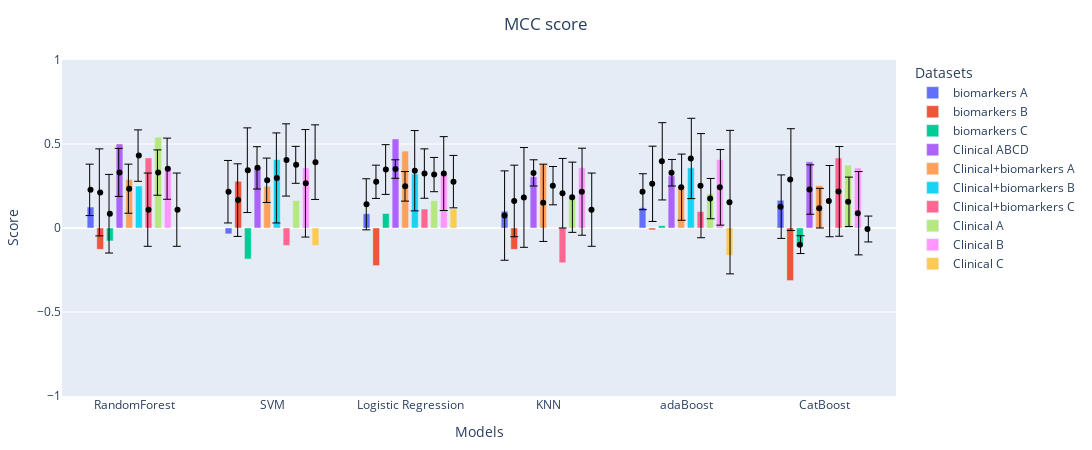
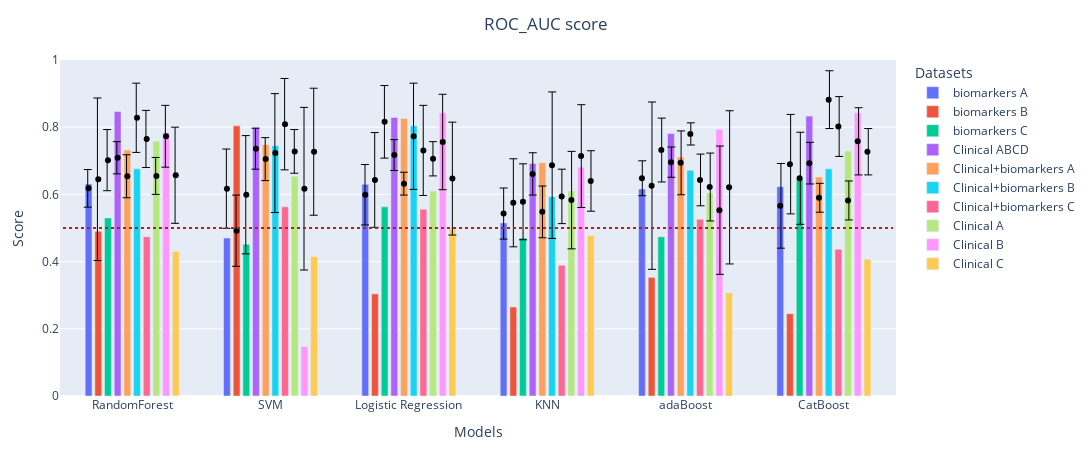

The notebook cell saved with these charts, in order:
### Markdown cell above
#### Metrics on full datasets

### Code cell
# what metric to evaluate
# MCC F1 ROC_AUC
metrics = ['MCC', 'ROC_AUC']

for metric in metrics:
    # list of paths
    paths = [
            '../Optimisation files/Combined target/Biomarkers A/all/',
            '../Optimisation files/Combined target/Biomarkers B/all/',
            '../Optimisation files/Combined target/Biomarkers C/all/',
            '../Optimisation files/Combined target/Clinical ABCD/no_grace/',
            '../Optimisation files/Combined target/Biomarkers + Clinical A/no_grace/',
            '../Optimisation files/Combined target/Biomarkers + Clinical B/no_grace/',
            '../Optimisation files/Combined target/Biomarkers + Clinical C/no_grace/',
            '../Optimisation files/Combined target/Clinical A/no_grace/',
            '../Optimisation files/Combined target/Clinical B/no_grace/',
            '../Optimisation files/Combined target/Clinical C/no_grace/',
            ]

    # create datframe for scores
    datasets = pd.DataFrame(columns=['biomarkers A','biomarkers B','biomarkers C','Clinical ABCD','Clinical+biomarkers A','Clinical+biomarkers B','Clinical+biomarkers C', 'Clinical A','Clinical B','Clinical C'])
    datasets_mean = pd.DataFrame(columns=['biomarkers A','biomarkers B','biomarkers C','Clinical ABCD','Clinical+biomarkers A','Clinical+biomarkers B','Clinical+biomarkers C', 'Clinical A','Clinical B','Clinical C'])
    datasets_std = pd.DataFrame(columns=['biomarkers A','biomarkers B','biomarkers C','Clinical ABCD','Clinical+biomarkers A','Clinical+biomarkers B','Clinical+biomarkers C', 'Clinical A','Clinical B','Clinical C'])

    # get dataframe with with scores of models from different datasets
    for i in range(len(paths)):
        table = pd.read_excel(f'{paths[i]}metrics_table.xlsx', header=[0,1], index_col=[0]) #ensemble: advanced_models_metrics, standart: metrics_table
        datasets[datasets.columns[i]] = list(table.loc[:, ('Scores on the test set', metric)].values.round(3)) 
        if metric == 'MCC':
            datasets_mean[datasets_mean.columns[i]] = list(table.loc[:, ('MCC, train set, cv=5', 'mean')].values.round(3)) 
            datasets_std[datasets_std.columns[i]] = list(table.loc[:, ('MCC, train set, cv=5', 'std')].values.round(3)) 
        if metric == 'ROC_AUC':
            datasets_mean[datasets_mean.columns[i]] = list(table.loc[:, ('ROC_AUC, train set, cv=5', 'mean')].values.round(3)) 
            datasets_std[datasets_std.columns[i]] = list(table.loc[:, ('ROC_AUC, train set, cv=5', 'std')].values.round(3)) 

    # list of models
    # standart models
    models=['RandomForest', 'SVM', 'Logistic Regression', 'KNN', 'adaBoost', 'CatBoost']
    # ensemble models
    # models=['Hard voting', 'Soft voting', 'Stacking', 'Bagging', 'adaBoosting']

    # create the graph
    fig = go.Figure(data=[go.Bar(name=column, x=models, y=datasets[column]) for column in datasets.columns])
        
    # add error whiskers from gridsearchCV
    if True:
        fig.add_traces([go.Box(name=column, x=models, 
                              y=datasets_mean[column], 
                              #  xaxis="x1",  
                              
                              marker=dict(color="black"), 
                              showlegend = False) for column in datasets.columns])
        fig.update_traces(
        selector=dict(type="box"), # update only boxes
        boxpoints="all", # show points
        pointpos=0, # centered
        jitter=0, # no jitter
        line_color="rgba(255,255,255,0)", # hide box lines
        fillcolor="rgba(255,255,255,0)", # hide box fill
        
        )
        fig.update_layout(boxmode="group",)

        fig.add_traces([go.Bar(name=column, x=models, 
                              y=datasets_mean[column], 
                              xaxis="x2",  
                              error_y=dict(type='data',  
                                            array=datasets_std[column], 
                                            color="rgba(0,0,0,1)",
                                            thickness=1), 
                              marker=dict(opacity=0,
                                          #  color="rgba(255,255,255,0)"
                                          ), 
                              showlegend = False) for column in datasets.columns])  
        

    fig.update_xaxes(title='Models')
    # Change the bar mode
    fig.update_layout(barmode='group', 
                      xaxis2={"overlaying": "x", "range": [-0.515, 5.515], "showticklabels": False},
                      bargap=0.30,
                      bargroupgap=0.3,
                      legend=dict(orientation="v", title='Datasets'), 
                      title=dict(text=f'{metric} score', x=0.5,),
                      margin=dict(l=60, r=20, t=60, b=40),)

    fig.update_yaxes(title='Score', range=[-1., 1.0])


    # add dotted line for ROC AUC = 0.5
    if metric == 'ROC_AUC':
        fig.update_yaxes(title='Score', range=[0., 1.0])
        fig.add_shape(type='line',
                        x0=-0.5,
                        y0=0.5,
                        x1=5.5,
                        y1=0.5,
                        line=dict(color='firebrick',  width=2, dash='dot'),
                        xref='x',
                        yref='y')   
    # figure size
    fig.update_layout(
        autosize=False,
        width=1300,
        height=450,) 
    fig.show()
    fig.write_image(f"../Optimisation files/Combined target/Metrics/{metric}_no_grace.pdf", engine="kaleido")

### Figure 1 — Plotly figure (JSON) as saved in the notebook; plotly's stock layout.template omitted (floating-point values rounded to 4 significant figures)
{"data": [{"name": "biomarkers A", "type": "bar", "x": ["RandomForest", "SVM", "Logistic Regression", "KNN", "adaBoost", "CatBoost"], "y": [0.125, -0.035, 0.085, 0.1, 0.12, 0.165]}, {"name": "biomarkers B", "type": "bar", "x": ["RandomForest", "SVM", "Logistic Regression", "KNN", "adaBoost", "CatBoost"], "y": [-0.127, 0.278, -0.224, -0.127, -0.011, -0.313]}, {"name": "biomarkers C", "type": "bar", "x": ["RandomForest", "SVM", "Logistic Regression", "KNN", "adaBoost", "CatBoost"], "y": [-0.077, -0.185, 0.086, 0, 0.014, -0.111]}, {"name": "Clinical ABCD", "type": "bar", "x": ["RandomForest", "SVM", "Logistic Regression", "KNN", "adaBoost", "CatBoost"], "y": [0.5, 0.36, 0.53, 0.305, 0.311, 0.394]}, {"name": "Clinical+biomarkers A", "type": "bar", "x": ["RandomForest", "SVM", "Logistic Regression", "KNN", "adaBoost", "CatBoost"], "y": [0.289, 0.249, 0.458, 0.38, 0.249, 0.252]}, {"name": "Clinical+biomarkers B", "type": "bar", "x": ["RandomForest", "SVM", "Logistic Regression", "KNN", "adaBoost", "CatBoost"], "y": [0.25, 0.407, 0.321, 0, 0.358, 0]}, {"name": "Clinical+biomarkers C", "type": "bar", "x": ["RandomForest", "SVM", "Logistic Regression", "KNN", "adaBoost", "CatBoost"], "y": [0.417, -0.104, 0.113, -0.207, 0.098, 0.417]}, {"name": "Clinical A", "type": "bar", "x": ["RandomForest", "SVM", "Logistic Regression", "KNN", "adaBoost", "CatBoost"], "y": [0.541, 0.163, 0.162, 0.179, 0.204, 0.374]}, {"name": "Clinical B", "type": "bar", "x": ["RandomForest", "SVM", "Logistic Regression", "KNN", "adaBoost", "CatBoost"], "y": [0.358, 0.358, 0.321, 0.359, 0.407, 0.358]}, {"name": "Clinical C", "type": "bar", "x": ["RandomForest", "SVM", "Logistic Regression", "KNN", "adaBoost", "CatBoost"], "y": [0, -0.104, 0.113, 0, -0.163, 0]}, {"boxpoints": "all", "fillcolor": "rgba(255,255,255,0)", "jitter": 0, "line": {"color": "rgba(255,255,255,0)"}, "marker": {"color": "black"}, "name": "biomarkers A", "pointpos": 0, "showlegend": false, "type": "box", "x": ["RandomForest", "SVM", "Logistic Regression", "KNN", "adaBoost", "CatBoost"], "y": [0.227, 0.216, 0.141, 0.074, 0.216, 0.127]}, {"boxpoints": "all", "fillcolor": "rgba(255,255,255,0)", "jitter": 0, "line": {"color": "rgba(255,255,255,0)"}, "marker": {"color": "black"}, "name": "biomarkers B", "pointpos": 0, "showlegend": false, "type": "box", "x": ["RandomForest", "SVM", "Logistic Regression", "KNN", "adaBoost", "CatBoost"], "y": [0.212, 0.166, 0.275, 0.161, 0.263, 0.288]}, {"boxpoints": "all", "fillcolor": "rgba(255,255,255,0)", "jitter": 0, "line": {"color": "rgba(255,255,255,0)"}, "marker": {"color": "black"}, "name": "biomarkers C", "pointpos": 0, "showlegend": false, "type": "box", "x": ["RandomForest", "SVM", "Logistic Regression", "KNN", "adaBoost", "CatBoost"], "y": [0.085, 0.344, 0.348, 0.182, 0.397, -0.099]}, {"boxpoints": "all", "fillcolor": "rgba(255,255,255,0)", "jitter": 0, "line": {"color": "rgba(255,255,255,0)"}, "marker": {"color": "black"}, "name": "Clinical ABCD", "pointpos": 0, "showlegend": false, "type": "box", "x": ["RandomForest", "SVM", "Logistic Regression", "KNN", "adaBoost", "CatBoost"], "y": [0.331, 0.358, 0.351, 0.328, 0.329, 0.229]}, {"boxpoints": "all", "fillcolor": "rgba(255,255,255,0)", "jitter": 0, "line": {"color": "rgba(255,255,255,0)"}, "marker": {"color": "black"}, "name": "Clinical+biomarkers A", "pointpos": 0, "showlegend": false, "type": "box", "x": ["RandomForest", "SVM", "Logistic Regression", "KNN", "adaBoost", "CatBoost"], "y": [0.234, 0.284, 0.248, 0.15, 0.243, 0.118]}, {"boxpoints": "all", "fillcolor": "rgba(255,255,255,0)", "jitter": 0, "line": {"color": "rgba(255,255,255,0)"}, "marker": {"color": "black"}, "name": "Clinical+biomarkers B", "pointpos": 0, "showlegend": false, "type": "box", "x": ["RandomForest", "SVM", "Logistic Regression", "KNN", "adaBoost", "CatBoost"], "y": [0.431, 0.298, 0.341, 0.252, 0.414, 0.16]}, {"boxpoints": "all", "fillcolor": "rgba(255,255,255,0)", "jitter": 0, "line": {"color": "rgba(255,255,255,0)"}, "marker": {"color": "black"}, "name": "Clinical+biomarkers C", "pointpos": 0, "showlegend": false, "type": "box", "x": ["RandomForest", "SVM", "Logistic Regression", "KNN", "adaBoost", "CatBoost"], "y": [0.109, 0.405, 0.324, 0.207, 0.252, 0.218]}, {"boxpoints": "all", "fillcolor": "rgba(255,255,255,0)", "jitter": 0, "line": {"color": "rgba(255,255,255,0)"}, "marker": {"color": "black"}, "name": "Clinical A", "pointpos": 0, "showlegend": false, "type": "box", "x": ["RandomForest", "SVM", "Logistic Regression", "KNN", "adaBoost", "CatBoost"], "y": [0.33, 0.376, 0.318, 0.183, 0.175, 0.156]}, {"boxpoints": "all", "fillcolor": "rgba(255,255,255,0)", "jitter": 0, "line": {"color": "rgba(255,255,255,0)"}, "marker": {"color": "black"}, "name": "Clinical B", "pointpos": 0, "showlegend": false, "type": "box", "x": ["RandomForest", "SVM", "Logistic Regression", "KNN", "adaBoost", "CatBoost"], "y": [0.353, 0.266, 0.324, 0.216, 0.242, 0.088]}, {"boxpoints": "all", "fillcolor": "rgba(255,255,255,0)", "jitter": 0, "line": {"color": "rgba(255,255,255,0)"}, "marker": {"color": "black"}, "name": "Clinical C", "pointpos": 0, "showlegend": false, "type": "box", "x": ["RandomForest", "SVM", "Logistic Regression", "KNN", "adaBoost", "CatBoost"], "y": [0.109, 0.392, 0.276, 0.109, 0.154, -0.006]}, {"error_y": {"array": [0.153, 0.186, 0.152, 0.266, 0.107, 0.189], "color": "rgba(0,0,0,1)", "thickness": 1, "type": "data"}, "marker": {"opacity": 0}, "name": "biomarkers A", "showlegend": false, "type": "bar", "x": ["RandomForest", "SVM", "Logistic Regression", "KNN", "adaBoost", "CatBoost"], "xaxis": "x2", "y": [0.227, 0.216, 0.141, 0.074, 0.216, 0.127]}, {"error_y": {"array": [0.259, 0.216, 0.099, 0.213, 0.224, 0.303], "color": "rgba(0,0,0,1)", "thickness": 1, "type": "data"}, "marker": {"opacity": 0}, "name": "biomarkers B", "showlegend": false, "type": "bar", "x": ["RandomForest", "SVM", "Logistic Regression", "KNN", "adaBoost", "CatBoost"], "xaxis": "x2", "y": [0.212, 0.166, 0.275, 0.161, 0.263, 0.288]}, {"error_y": {"array": [0.234, 0.252, 0.148, 0.297, 0.23, 0.053], "color": "rgba(0,0,0,1)", "thickness": 1, "type": "data"}, "marker": {"opacity": 0}, "name": "biomarkers C", "showlegend": false, "type": "bar", "x": ["RandomForest", "SVM", "Logistic Regression", "KNN", "adaBoost", "CatBoost"], "xaxis": "x2", "y": [0.085, 0.344, 0.348, 0.182, 0.397, -0.099]}, {"error_y": {"array": [0.143, 0.126, 0.055, 0.078, 0.079, 0.147], "color": "rgba(0,0,0,1)", "thickness": 1, "type": "data"}, "marker": {"opacity": 0}, "name": "Clinical ABCD", "showlegend": false, "type": "bar", "x": ["RandomForest", "SVM", "Logistic Regression", "KNN", "adaBoost", "CatBoost"], "xaxis": "x2", "y": [0.331, 0.358, 0.351, 0.328, 0.329, 0.229]}, {"error_y": {"array": [0.146, 0.132, 0.088, 0.23, 0.197, 0.118], "color": "rgba(0,0,0,1)", "thickness": 1, "type": "data"}, "marker": {"opacity": 0}, "name": "Clinical+biomarkers A", "showlegend": false, "type": "bar", "x": ["RandomForest", "SVM", "Logistic Regression", "KNN", "adaBoost", "CatBoost"], "xaxis": "x2", "y": [0.234, 0.284, 0.248, 0.15, 0.243, 0.118]}, {"error_y": {"array": [0.153, 0.268, 0.239, 0.114, 0.239, 0.212], "color": "rgba(0,0,0,1)", "thickness": 1, "type": "data"}, "marker": {"opacity": 0}, "name": "Clinical+biomarkers B", "showlegend": false, "type": "bar", "x": ["RandomForest", "SVM", "Logistic Regression", "KNN", "adaBoost", "CatBoost"], "xaxis": "x2", "y": [0.431, 0.298, 0.341, 0.252, 0.414, 0.16]}, {"error_y": {"array": [0.218, 0.215, 0.147, 0.207, 0.31, 0.267], "color": "rgba(0,0,0,1)", "thickness": 1, "type": "data"}, "marker": {"opacity": 0}, "name": "Clinical+biomarkers C", "showlegend": false, "type": "bar", "x": ["RandomForest", "SVM", "Logistic Regression", "KNN", "adaBoost", "CatBoost"], "xaxis": "x2", "y": [0.109, 0.405, 0.324, 0.207, 0.252, 0.218]}, {"error_y": {"array": [0.135, 0.11, 0.102, 0.209, 0.12, 0.147], "color": "rgba(0,0,0,1)", "thickness": 1, "type": "data"}, "marker": {"opacity": 0}, "name": "Clinical A", "showlegend": false, "type": "bar", "x": ["RandomForest", "SVM", "Logistic Regression", "KNN", "adaBoost", "CatBoost"], "xaxis": "x2", "y": [0.33, 0.376, 0.318, 0.183, 0.175, 0.156]}, {"error_y": {"array": [0.182, 0.32, 0.22, 0.259, 0.225, 0.248], "color": "rgba(0,0,0,1)", "thickness": 1, "type": "data"}, "marker": {"opacity": 0}, "name": "Clinical B", "showlegend": false, "type": "bar", "x": ["RandomForest", "SVM", "Logistic Regression", "KNN", "adaBoost", "CatBoost"], "xaxis": "x2", "y": [0.353, 0.266, 0.324, 0.216, 0.242, 0.088]}, {"error_y": {"array": [0.218, 0.222, 0.156, 0.218, 0.427, 0.077], "color": "rgba(0,0,0,1)", "thickness": 1, "type": "data"}, "marker": {"opacity": 0}, "name": "Clinical C", "showlegend": false, "type": "bar", "x": ["RandomForest", "SVM", "Logistic Regression", "KNN", "adaBoost", "CatBoost"], "xaxis": "x2", "y": [0.109, 0.392, 0.276, 0.109, 0.154, -0.006]}], "layout": {"autosize": false, "bargap": 0.3, "bargroupgap": 0.3, "barmode": "group", "boxmode": "group", "height": 450, "legend": {"orientation": "v", "title": {"text": "Datasets"}}, "margin": {"b": 40, "l": 60, "r": 20, "t": 60}, "title": {"text": "MCC score", "x": 0.5}, "width": 1300, "xaxis": {"title": {"text": "Models"}}, "xaxis2": {"overlaying": "x", "range": [-0.515, 5.515], "showticklabels": false}, "yaxis": {"range": [-1, 1], "title": {"text": "Score"}}}}

### Figure 2 — Plotly figure (JSON) as saved in the notebook; plotly's stock layout.template omitted (floating-point values rounded to 4 significant figures)
{"data": [{"name": "biomarkers A", "type": "bar", "x": ["RandomForest", "SVM", "Logistic Regression", "KNN", "adaBoost", "CatBoost"], "y": [0.631, 0.47, 0.63, 0.515, 0.616, 0.623]}, {"name": "biomarkers B", "type": "bar", "x": ["RandomForest", "SVM", "Logistic Regression", "KNN", "adaBoost", "CatBoost"], "y": [0.49, 0.804, 0.304, 0.265, 0.353, 0.245]}, {"name": "biomarkers C", "type": "bar", "x": ["RandomForest", "SVM", "Logistic Regression", "KNN", "adaBoost", "CatBoost"], "y": [0.53, 0.452, 0.563, 0.47, 0.474, 0.644]}, {"name": "Clinical ABCD", "type": "bar", "x": ["RandomForest", "SVM", "Logistic Regression", "KNN", "adaBoost", "CatBoost"], "y": [0.847, 0.799, 0.829, 0.692, 0.781, 0.833]}, {"name": "Clinical+biomarkers A", "type": "bar", "x": ["RandomForest", "SVM", "Logistic Regression", "KNN", "adaBoost", "CatBoost"], "y": [0.732, 0.748, 0.826, 0.694, 0.711, 0.652]}, {"name": "Clinical+biomarkers B", "type": "bar", "x": ["RandomForest", "SVM", "Logistic Regression", "KNN", "adaBoost", "CatBoost"], "y": [0.676, 0.745, 0.804, 0.593, 0.672, 0.676]}, {"name": "Clinical+biomarkers C", "type": "bar", "x": ["RandomForest", "SVM", "Logistic Regression", "KNN", "adaBoost", "CatBoost"], "y": [0.474, 0.563, 0.556, 0.389, 0.526, 0.437]}, {"name": "Clinical A", "type": "bar", "x": ["RandomForest", "SVM", "Logistic Regression", "KNN", "adaBoost", "CatBoost"], "y": [0.758, 0.654, 0.61, 0.61, 0.604, 0.729]}, {"name": "Clinical B", "type": "bar", "x": ["RandomForest", "SVM", "Logistic Regression", "KNN", "adaBoost", "CatBoost"], "y": [0.784, 0.147, 0.843, 0.681, 0.794, 0.843]}, {"name": "Clinical C", "type": "bar", "x": ["RandomForest", "SVM", "Logistic Regression", "KNN", "adaBoost", "CatBoost"], "y": [0.43, 0.415, 0.496, 0.478, 0.307, 0.407]}, {"boxpoints": "all", "fillcolor": "rgba(255,255,255,0)", "jitter": 0, "line": {"color": "rgba(255,255,255,0)"}, "marker": {"color": "black"}, "name": "biomarkers A", "pointpos": 0, "showlegend": false, "type": "box", "x": ["RandomForest", "SVM", "Logistic Regression", "KNN", "adaBoost", "CatBoost"], "y": [0.618, 0.617, 0.599, 0.543, 0.648, 0.566]}, {"boxpoints": "all", "fillcolor": "rgba(255,255,255,0)", "jitter": 0, "line": {"color": "rgba(255,255,255,0)"}, "marker": {"color": "black"}, "name": "biomarkers B", "pointpos": 0, "showlegend": false, "type": "box", "x": ["RandomForest", "SVM", "Logistic Regression", "KNN", "adaBoost", "CatBoost"], "y": [0.645, 0.492, 0.643, 0.575, 0.626, 0.69]}, {"boxpoints": "all", "fillcolor": "rgba(255,255,255,0)", "jitter": 0, "line": {"color": "rgba(255,255,255,0)"}, "marker": {"color": "black"}, "name": "biomarkers C", "pointpos": 0, "showlegend": false, "type": "box", "x": ["RandomForest", "SVM", "Logistic Regression", "KNN", "adaBoost", "CatBoost"], "y": [0.702, 0.599, 0.816, 0.578, 0.732, 0.648]}, {"boxpoints": "all", "fillcolor": "rgba(255,255,255,0)", "jitter": 0, "line": {"color": "rgba(255,255,255,0)"}, "marker": {"color": "black"}, "name": "Clinical ABCD", "pointpos": 0, "showlegend": false, "type": "box", "x": ["RandomForest", "SVM", "Logistic Regression", "KNN", "adaBoost", "CatBoost"], "y": [0.709, 0.736, 0.717, 0.661, 0.696, 0.693]}, {"boxpoints": "all", "fillcolor": "rgba(255,255,255,0)", "jitter": 0, "line": {"color": "rgba(255,255,255,0)"}, "marker": {"color": "black"}, "name": "Clinical+biomarkers A", "pointpos": 0, "showlegend": false, "type": "box", "x": ["RandomForest", "SVM", "Logistic Regression", "KNN", "adaBoost", "CatBoost"], "y": [0.654, 0.705, 0.632, 0.548, 0.694, 0.59]}, {"boxpoints": "all", "fillcolor": "rgba(255,255,255,0)", "jitter": 0, "line": {"color": "rgba(255,255,255,0)"}, "marker": {"color": "black"}, "name": "Clinical+biomarkers B", "pointpos": 0, "showlegend": false, "type": "box", "x": ["RandomForest", "SVM", "Logistic Regression", "KNN", "adaBoost", "CatBoost"], "y": [0.828, 0.723, 0.773, 0.687, 0.78, 0.882]}, {"boxpoints": "all", "fillcolor": "rgba(255,255,255,0)", "jitter": 0, "line": {"color": "rgba(255,255,255,0)"}, "marker": {"color": "black"}, "name": "Clinical+biomarkers C", "pointpos": 0, "showlegend": false, "type": "box", "x": ["RandomForest", "SVM", "Logistic Regression", "KNN", "adaBoost", "CatBoost"], "y": [0.765, 0.809, 0.731, 0.594, 0.643, 0.802]}, {"boxpoints": "all", "fillcolor": "rgba(255,255,255,0)", "jitter": 0, "line": {"color": "rgba(255,255,255,0)"}, "marker": {"color": "black"}, "name": "Clinical A", "pointpos": 0, "showlegend": false, "type": "box", "x": ["RandomForest", "SVM", "Logistic Regression", "KNN", "adaBoost", "CatBoost"], "y": [0.655, 0.728, 0.706, 0.583, 0.622, 0.582]}, {"boxpoints": "all", "fillcolor": "rgba(255,255,255,0)", "jitter": 0, "line": {"color": "rgba(255,255,255,0)"}, "marker": {"color": "black"}, "name": "Clinical B", "pointpos": 0, "showlegend": false, "type": "box", "x": ["RandomForest", "SVM", "Logistic Regression", "KNN", "adaBoost", "CatBoost"], "y": [0.773, 0.617, 0.756, 0.714, 0.553, 0.758]}, {"boxpoints": "all", "fillcolor": "rgba(255,255,255,0)", "jitter": 0, "line": {"color": "rgba(255,255,255,0)"}, "marker": {"color": "black"}, "name": "Clinical C", "pointpos": 0, "showlegend": false, "type": "box", "x": ["RandomForest", "SVM", "Logistic Regression", "KNN", "adaBoost", "CatBoost"], "y": [0.657, 0.727, 0.647, 0.64, 0.621, 0.727]}, {"error_y": {"array": [0.056, 0.118, 0.09, 0.076, 0.052, 0.126], "color": "rgba(0,0,0,1)", "thickness": 1, "type": "data"}, "marker": {"opacity": 0}, "name": "biomarkers A", "showlegend": false, "type": "bar", "x": ["RandomForest", "SVM", "Logistic Regression", "KNN", "adaBoost", "CatBoost"], "xaxis": "x2", "y": [0.618, 0.617, 0.599, 0.543, 0.648, 0.566]}, {"error_y": {"array": [0.242, 0.106, 0.141, 0.131, 0.249, 0.148], "color": "rgba(0,0,0,1)", "thickness": 1, "type": "data"}, "marker": {"opacity": 0}, "name": "biomarkers B", "showlegend": false, "type": "bar", "x": ["RandomForest", "SVM", "Logistic Regression", "KNN", "adaBoost", "CatBoost"], "xaxis": "x2", "y": [0.645, 0.492, 0.643, 0.575, 0.626, 0.69]}, {"error_y": {"array": [0.091, 0.176, 0.108, 0.113, 0.095, 0.137], "color": "rgba(0,0,0,1)", "thickness": 1, "type": "data"}, "marker": {"opacity": 0}, "name": "biomarkers C", "showlegend": false, "type": "bar", "x": ["RandomForest", "SVM", "Logistic Regression", "KNN", "adaBoost", "CatBoost"], "xaxis": "x2", "y": [0.702, 0.599, 0.816, 0.578, 0.732, 0.648]}, {"error_y": {"array": [0.048, 0.061, 0.046, 0.063, 0.045, 0.062], "color": "rgba(0,0,0,1)", "thickness": 1, "type": "data"}, "marker": {"opacity": 0}, "name": "Clinical ABCD", "showlegend": false, "type": "bar", "x": ["RandomForest", "SVM", "Logistic Regression", "KNN", "adaBoost", "CatBoost"], "xaxis": "x2", "y": [0.709, 0.736, 0.717, 0.661, 0.696, 0.693]}, {"error_y": {"array": [0.064, 0.064, 0.034, 0.077, 0.095, 0.043], "color": "rgba(0,0,0,1)", "thickness": 1, "type": "data"}, "marker": {"opacity": 0}, "name": "Clinical+biomarkers A", "showlegend": false, "type": "bar", "x": ["RandomForest", "SVM", "Logistic Regression", "KNN", "adaBoost", "CatBoost"], "xaxis": "x2", "y": [0.654, 0.705, 0.632, 0.548, 0.694, 0.59]}, {"error_y": {"array": [0.103, 0.177, 0.158, 0.218, 0.033, 0.086], "color": "rgba(0,0,0,1)", "thickness": 1, "type": "data"}, "marker": {"opacity": 0}, "name": "Clinical+biomarkers B", "showlegend": false, "type": "bar", "x": ["RandomForest", "SVM", "Logistic Regression", "KNN", "adaBoost", "CatBoost"], "xaxis": "x2", "y": [0.828, 0.723, 0.773, 0.687, 0.78, 0.882]}, {"error_y": {"array": [0.085, 0.136, 0.134, 0.081, 0.077, 0.089], "color": "rgba(0,0,0,1)", "thickness": 1, "type": "data"}, "marker": {"opacity": 0}, "name": "Clinical+biomarkers C", "showlegend": false, "type": "bar", "x": ["RandomForest", "SVM", "Logistic Regression", "KNN", "adaBoost", "CatBoost"], "xaxis": "x2", "y": [0.765, 0.809, 0.731, 0.594, 0.643, 0.802]}, {"error_y": {"array": [0.055, 0.065, 0.051, 0.145, 0.101, 0.058], "color": "rgba(0,0,0,1)", "thickness": 1, "type": "data"}, "marker": {"opacity": 0}, "name": "Clinical A", "showlegend": false, "type": "bar", "x": ["RandomForest", "SVM", "Logistic Regression", "KNN", "adaBoost", "CatBoost"], "xaxis": "x2", "y": [0.655, 0.728, 0.706, 0.583, 0.622, 0.582]}, {"error_y": {"array": [0.092, 0.242, 0.142, 0.153, 0.191, 0.1], "color": "rgba(0,0,0,1)", "thickness": 1, "type": "data"}, "marker": {"opacity": 0}, "name": "Clinical B", "showlegend": false, "type": "bar", "x": ["RandomForest", "SVM", "Logistic Regression", "KNN", "adaBoost", "CatBoost"], "xaxis": "x2", "y": [0.773, 0.617, 0.756, 0.714, 0.553, 0.758]}, {"error_y": {"array": [0.143, 0.189, 0.168, 0.09, 0.228, 0.069], "color": "rgba(0,0,0,1)", "thickness": 1, "type": "data"}, "marker": {"opacity": 0}, "name": "Clinical C", "showlegend": false, "type": "bar", "x": ["RandomForest", "SVM", "Logistic Regression", "KNN", "adaBoost", "CatBoost"], "xaxis": "x2", "y": [0.657, 0.727, 0.647, 0.64, 0.621, 0.727]}], "layout": {"autosize": false, "bargap": 0.3, "bargroupgap": 0.3, "barmode": "group", "boxmode": "group", "height": 450, "legend": {"orientation": "v", "title": {"text": "Datasets"}}, "margin": {"b": 40, "l": 60, "r": 20, "t": 60}, "shapes": [{"line": {"color": "firebrick", "dash": "dot", "width": 2}, "type": "line", "x0": -0.5, "x1": 5.5, "xref": "x", "y0": 0.5, "y1": 0.5, "yref": "y"}], "title": {"text": "ROC_AUC score", "x": 0.5}, "width": 1300, "xaxis": {"title": {"text": "Models"}}, "xaxis2": {"overlaying": "x", "range": [-0.515, 5.515], "showticklabels": false}, "yaxis": {"range": [0, 1], "title": {"text": "Score"}}}}
